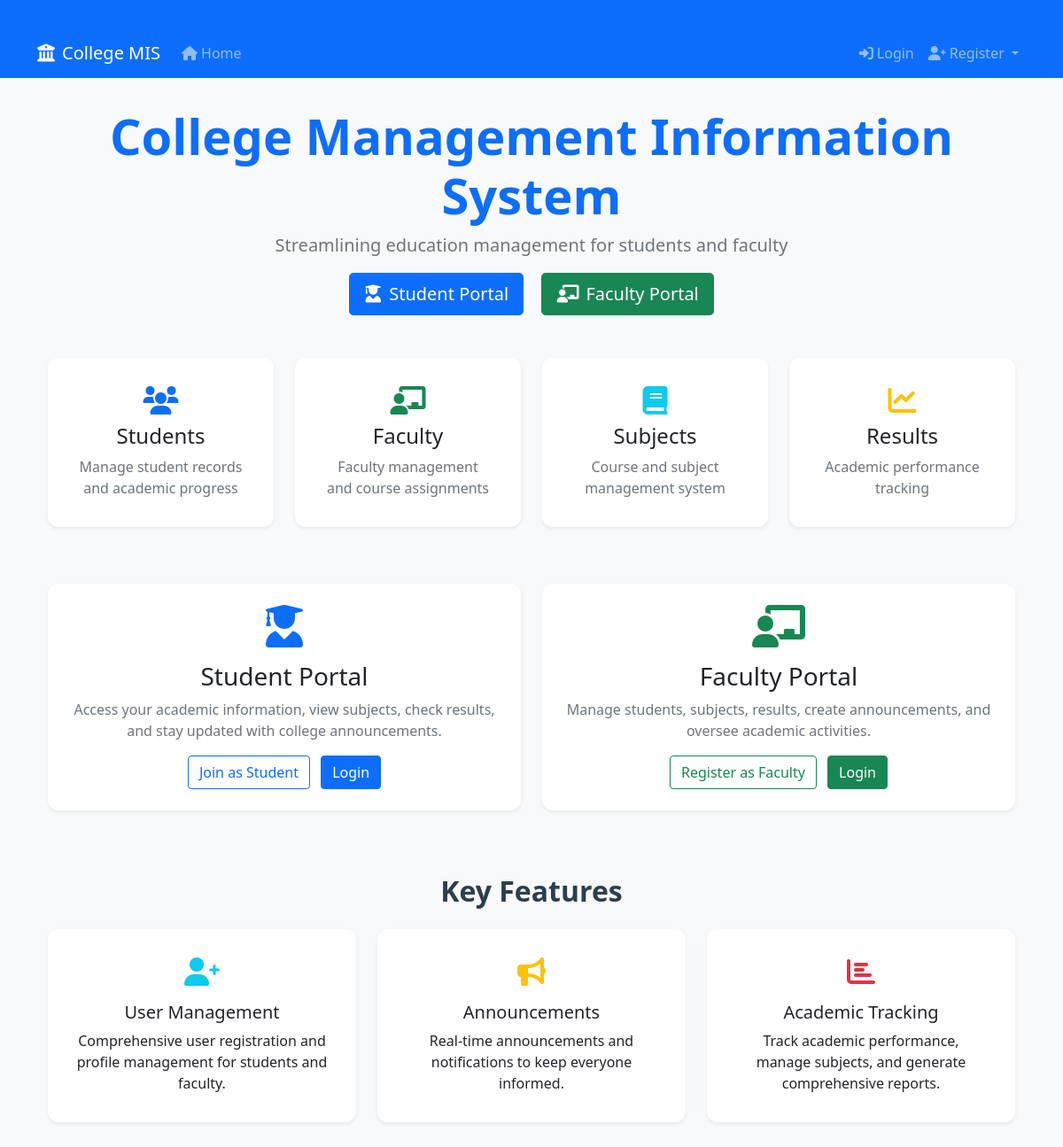
Before: / with the older database file.
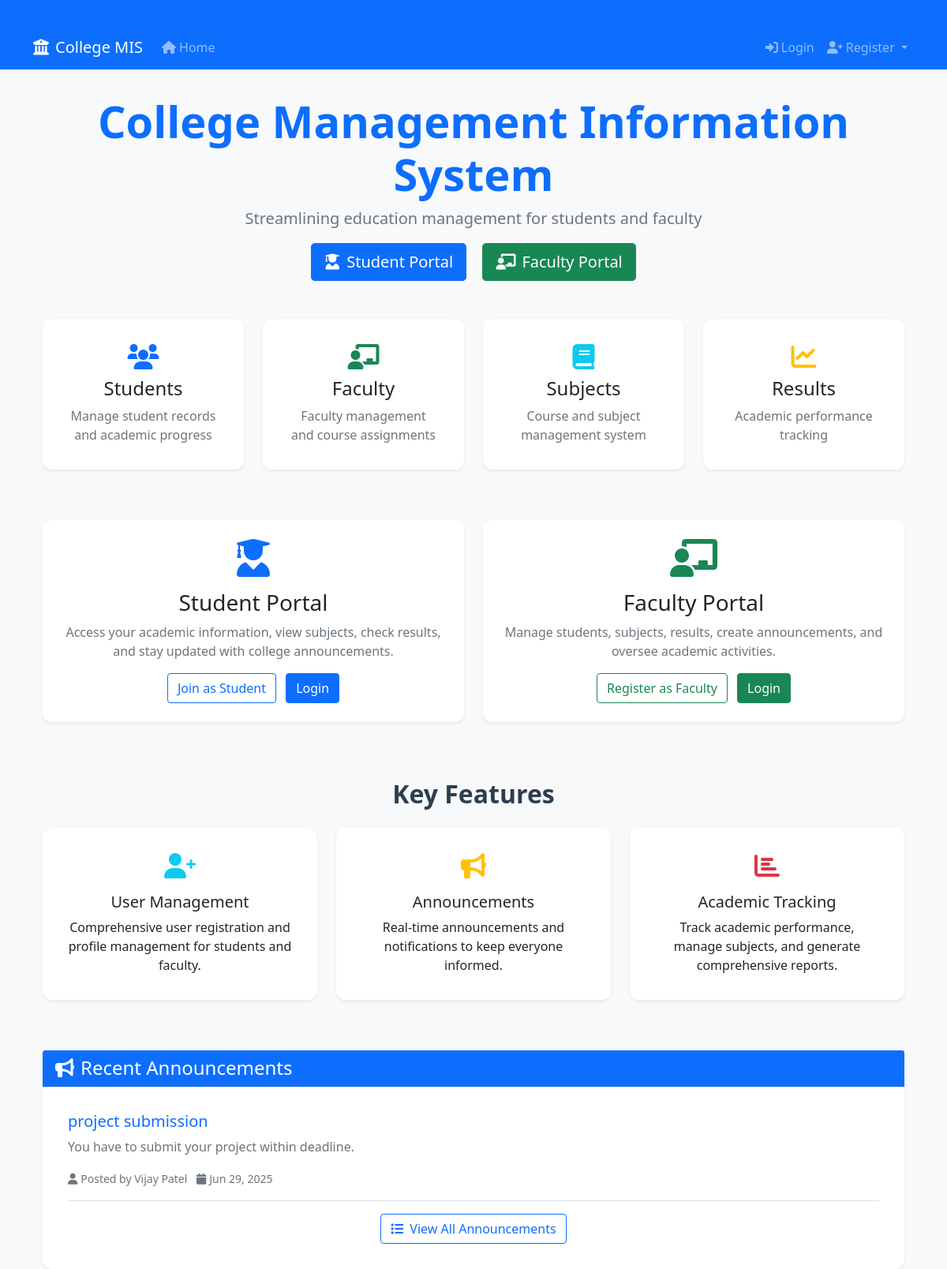
After: the same page with the newer database file.
### core/models.py (models this page shows, shortened)
class Announcement(models.Model):
    title = models.CharField(max_length=200)
    message = models.TextField()
    created_at = models.DateTimeField(auto_now_add=True)
    to_students = models.ManyToManyField(Student, blank=True)
    to_groups = models.CharField(max_length=100, blank=True)  # For group announcements
    created_by = models.ForeignKey(Faculty, on_delete=models.SET_NULL, null=True, blank=True)

class Faculty(models.Model):
    user = models.OneToOneField('core.User', on_delete=models.CASCADE)
    phone_number = models.CharField(max_length=20, blank=True)
    department = models.CharField(max_length=100, blank=True)

class User(AbstractUser):
    is_student = models.BooleanField(default=False)
    is_faculty = models.BooleanField(default=False)

### core/views.py (the view)
# urls.py: 2. Add a URL to urlpatterns:  path('', views.home, name='home')
def home(request):
    try:
        announcements = Announcement.objects.all().order_by('-created_at')[:5]
    except Exception as e:
        announcements = []
        messages.warning(request, f'Could not load announcements: {str(e)}')
    return render(request, 'home.html', {'announcements': announcements})

### templates/home.html (shortened to what the changed rows need)
{% extends 'base.html' %}
{% block content %}
<div class="container">
  <div class="row justify-content-center">
    <div class="col-md-12">
      <div class="text-center mb-5">
        <h1 class="display-4 fw-bold text-primary">College Management Information System</h1>
      </div>
      <div class="row mb-5">
        <div class="col-12">
          <h2 class="text-center mb-4">Key Features</h2>
        </div>
      </div>
      {% if announcements %}
        <div class="card shadow-sm border-0">
          <div class="card-header bg-primary text-white">
            <h4 class="mb-0"><i class="fas fa-bullhorn me-2"></i>Recent Announcements</h4>
          </div>
          <div class="card-body">
            {% for announcement in announcements %}
              <div class="border-bottom pb-3 mb-3">
                <h5 class="text-primary">{{ announcement.title }}</h5>
                <p class="text-muted">{{ announcement.message|truncatewords:30 }}</p>
                <small class="text-muted">
                  <i class="fas fa-user me-1"></i>Posted by {{ announcement.created_by.user.first_name }}
                  <i class="fas fa-calendar me-1 ms-2"></i>{{ announcement.created_at|date:"M d, Y" }}
                </small>
              </div>
            {% endfor %}
            <div class="text-center">
              <a href="{% url 'announcement_list' %}" class="btn btn-outline-primary">
                <i class="fas fa-list me-2"></i>View All Announcements
              </a>
            </div>
          </div>
        </div>
      {% endif %}
    </div>
  </div>
</div>
{% endblock %}

Changed rows visible on the page:
added Announcement: title "project submission", message "You have to submit your project within deadline.", created_by.user.first_name "Vijay Patel", created_at "Jun 29, 2025"
Other visible differences:
text now shown: "Recent Announcements View All Announcements"
